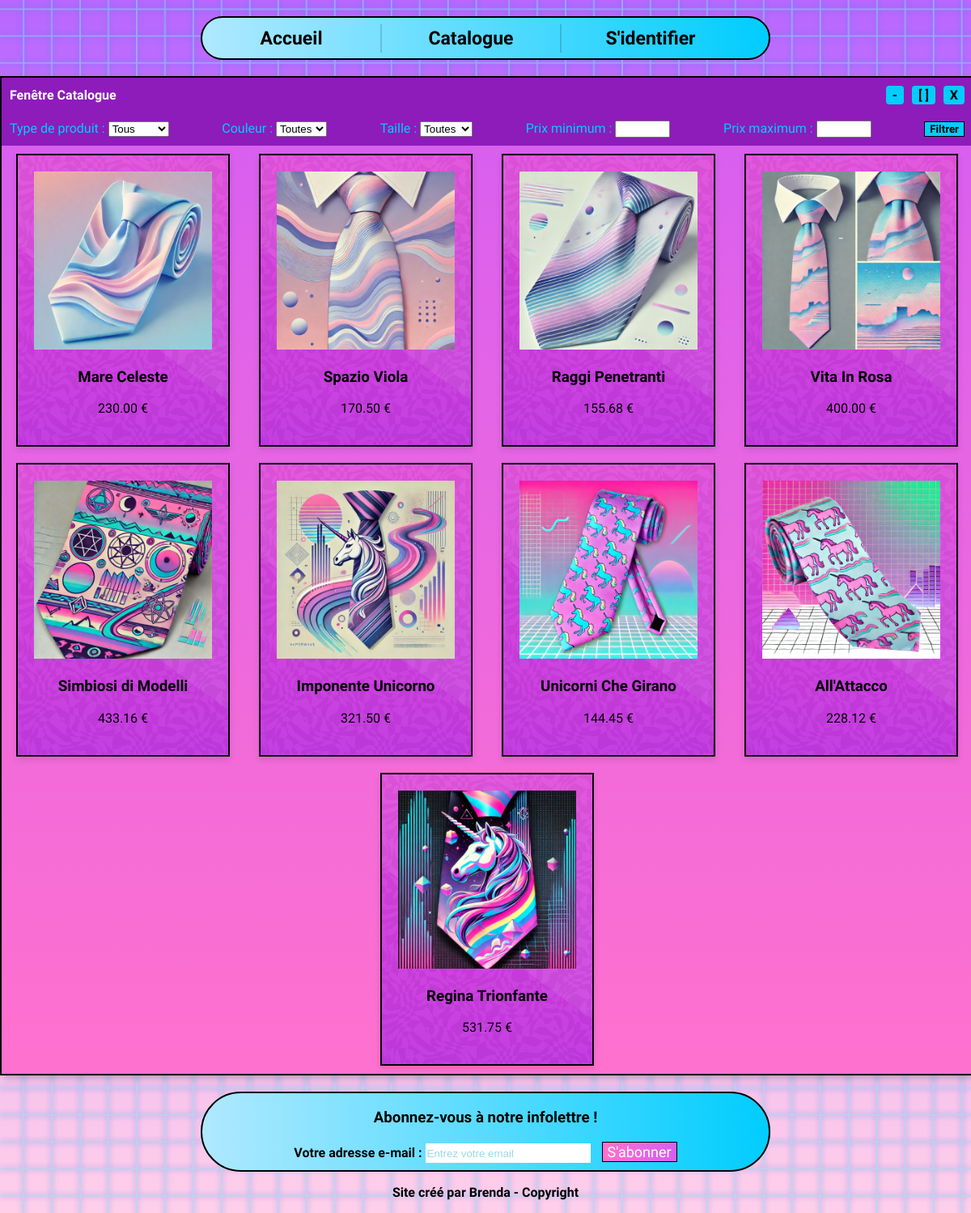
Page /catalogue.php?type=Cravate on the committed database.
### tables this page shows
CREATE TABLE `produits` (
  `id` int(11) NOT NULL,
  `name` text NOT NULL,
  `type` text NOT NULL,
  `couleur` text NOT NULL,
  `taille` text NOT NULL,
  `prix` decimal(10,2) NOT NULL,
  `description` text NOT NULL,
  `image` text NOT NULL
);

### ProductModel.php (called while the page is built, shortened)
<?php
class ProductModel
{
    private $db;
    public function __construct($database)
    {
        $this->db = $database;
    }
    public function getFilteredProducts($type = null, $couleur = null, $taille = null, $prix_min = null, $prix_max = null)
    {
        $sql = "SELECT * FROM produits WHERE 1=1";
        $params = [];
        if ($type) {
            $sql .= " AND type = :type";
            $params['type'] = $type;
        }
        $stmt = $this->db->prepare($sql);
        $stmt->execute($params);
        return $stmt->fetchAll(PDO::FETCH_ASSOC);
    }
}
?>

### ProductController.php (called while the page is built, shortened)
<?php
require_once 'ProductModel.php';
class ProductController
{
    private $model;
    public function __construct($database)
    {
        $this->model = new ProductModel($database);
    }
    public function filterProducts($type = null, $couleur = null, $taille = null, $prix_min = null, $prix_max = null)
    {
        return $this->model->getFilteredProducts($type, $couleur, $taille, $prix_min, $prix_max);
    }
}
?>

### ProductView.php (the view)
<?php
class ProductView
{
    public function displayProducts($products)
    {
        echo "<div class='product-container'>";
        foreach ($products as $product) {
            echo "<div class='product-card'>";
            echo "<a href='product_detail.php?id={$product['id']}'>";
            echo "<img src='{$product['image']}' alt='{$product['name']}' class='product-image' />";
            echo "<h3>{$product['name']}</h3>";
            echo "<p>{$product['prix']} €</p>";
            echo "</a>";
            echo "</div>";
        }
        echo "</div>";
    }
}
?>

### style.css (style rules this page uses)
html, body { height: 100%; margin: 0; }
.sora-font { font-family: "Sora", sans-serif; font-optical-sizing: auto; font-weight: 200; font-style: normal; }
body { font-family: Arial, Helvetica, sans-serif; background: url(images/fond_2.png), linear-gradient( 180deg, rgba(185, 103, 255, 1) 0%, rgba(255, 207, 234, 1) 100% ) no-repeat; background-color: rgba(255, 207, 234, 1); background-size: 50%, cover; margin: 0; min-height: 100vh; display: flex; flex-direction: column; align-items: center; }
.product-container { display: flex; flex-wrap: wrap; justify-content: space-around; margin: 0 auto; max-width: 1200px; }
.product-card > a { color: black; text-decoration: none; }
.product-card { background: url(images/Fond-produits.png), url(images/fond_3.png), linear-gradient(180deg, rgb(223, 70, 218) 0%, rgb(194, 57, 224) 100%) no-repeat; background-size: 100%, cover; background-position: center, -190px 0px; margin: 0; border: 2px solid #000000; padding: 20px; margin: 10px; width: 220px; box-shadow: 0 4px 8px rgba(0, 0, 0, 0.1); transition: transform 0.3s ease, box-shadow 0.3s ease; position: relative; overflow: hidden; text-align: center; }
.product-card p { font-weight: 500; }
.product-image { width: 100%; height: auto; border-radius: 0px; }

### rows in the picture
produits: image (picture), name "Mare Celeste", prix "230.00"
produits: image (picture), name "Spazio Viola", prix "170.50"
produits: image (picture), name "Raggi Penetranti", prix "155.68"
produits: image (picture), name "Vita In Rosa", prix "400.00"
produits: image (picture), name "Simbiosi di Modelli", prix "433.16"
produits: image (picture), name "Imponente Unicorno", prix "321.50"
produits: image (picture), name "Unicorni Che Girano", prix "144.45"
produits: image (picture), name "All'Attacco", prix "228.12"
produits: image (picture), name "Regina Trionfante", prix "531.75"
